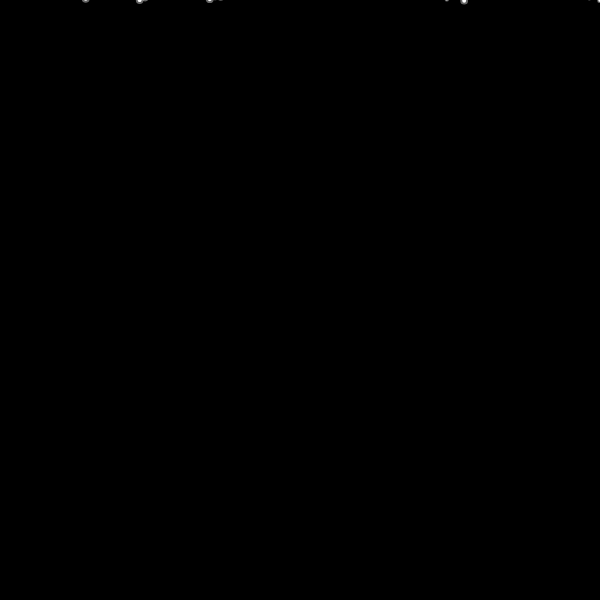
Frame 1 (no input)
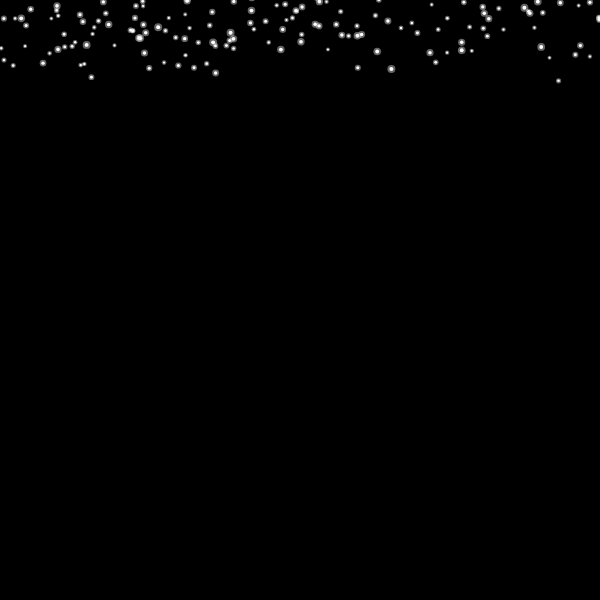
Frame 60 (no input)
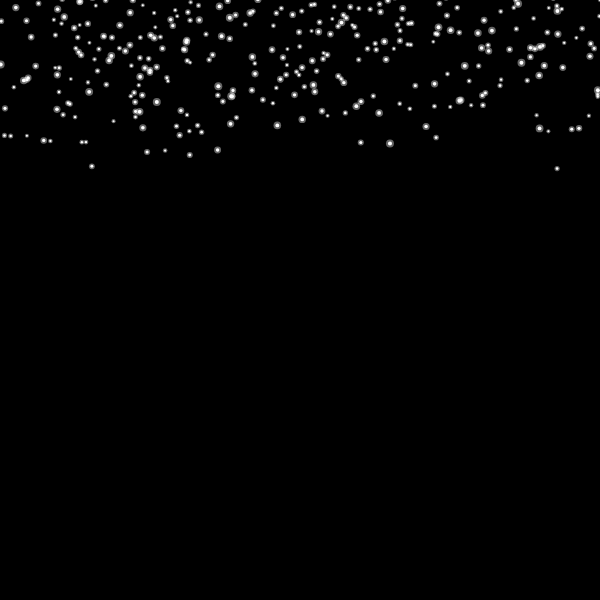
Frame 120 (the mouse pressed at the canvas centre since frame 60)

The p5.js sketch that drew these frames (run headless with seeded random() and noise() and a simulated clock; from frame 60 on, the mouse is pressed at the canvas centre):

// p5.js sketch
// ── sketch.js
// IMA | NYU Shanghai
// MOQN
// Oct 5 2019


let NUM_OF_PARTICLES = 500;
let particles = [];

function setup() {
  createCanvas(600, 600);
  background(0);
  for (let i = 0; i < NUM_OF_PARTICLES; i++) {
    particles.push( new Particle(random(width), random(-200, 0), 0, random(0.5, 1.5)) );
  }
}

function draw() {
  background(0);

  for (let i = 0; i < particles.length; i++) {
    let p = particles[i];
    p.move();
    p.zigzag();
    p.reappear()
    p.display();
  }
}



class Particle {
  constructor(x, y, xspd, yspd) {
    this.x = x;
    this.y = y;
    this.xspeed = xspd;
    this.yspeed = yspd;
    this.dia = random(4, 8);
  }
  move() {
    this.x += this.xspeed;
    this.y += this.yspeed;
  }
  zigzag() {
    this.x += random(-0.5, 0.5);
  }
  reappear() {
    // x
    if (this.x < 0) {
      this.x = width;
    } else if (this.x > width) {
      this.x = 0;
    }
    // y
    if (this.y > height) {
      this.y = random(-100, 0);
    }
  }
  display() {
    push();
    noStroke();
    fill(255, 100);
    ellipse(this.x, this.y, this.dia, this.dia);
    fill(255);
    ellipse(this.x, this.y, this.dia/2, this.dia/2);
    pop();
  }
}
